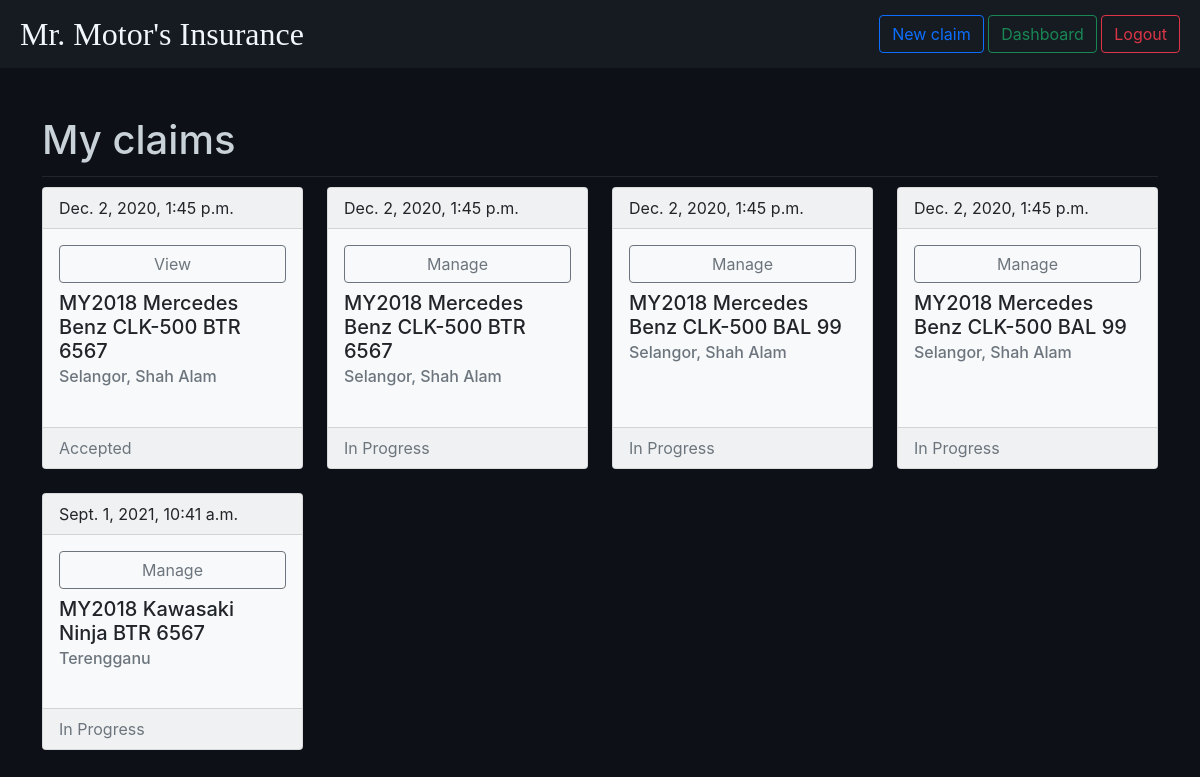
Page /dashboard/ (signed in) on the earlier database version.
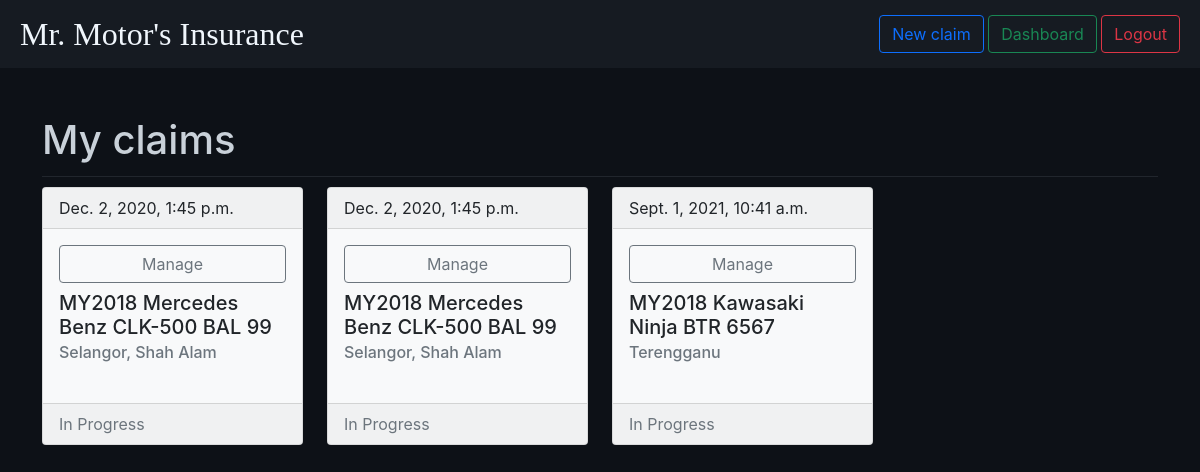
Same page on the later database version.
### dashboard/models.py (models this page shows, shortened)
class Claim(models.Model):
    user = models.ForeignKey(User, on_delete=models.CASCADE, null=True)
    fullname = models.CharField(max_length=100)
    email = models.EmailField(max_length=254)
    mobile_num = PhoneNumberField()
    vehicle_model_year = models.CharField(max_length=6)
    vehicle_model = models.CharField(max_length=60)
    vehicle_no = models.CharField(max_length=20)
    accident_dt = models.DateTimeField()
    location = models.CharField(max_length=80)
    OWN_DAMAGE = 'OD'
    KNOCK_FOR_KNOCK = 'KFK'
    WINDSCREEN_DAMAGE = 'WD'
    THEFT = 'T'
    LOSS_CHOICES = [
        (OWN_DAMAGE, 'Own Damage'),
        (KNOCK_FOR_KNOCK, 'Knock for Knock'),
        (WINDSCREEN_DAMAGE, 'Windscreen Damage'),
        (THEFT, 'Theft'),
    ]
    loss_type = models.CharField(
        max_length=3,
        choices=LOSS_CHOICES,
        default=OWN_DAMAGE,
    )
    loss_desc = models.TextField()
    YES = 'Yes'
    NO = 'No'
    P_REPORT_CHOICES = [
        (YES, 'Yes'),
        (NO, 'No'),
    ]
    pr_lodged_inq = models.CharField(
        max_length=3,
        choices=P_REPORT_CHOICES,
        default=YES,
    )
    INQ_INJURY_CHOICES = [
        (YES, 'Yes'),
        (NO, 'No'),
    ]
    inq_injury = models.CharField(
        max_length=3,
        choices=INQ_INJURY_CHOICES,
        default=NO,
    )
    def validate_pdf_file_extension(value):
        try:
            if value.file.content_type != 'application/pdf':
                raise ValidationError(
                'Invalid file type. Only .pdf files are accepted.'
            )
        except:
            pass
    def img_user_directory_path(instance, filename):
        return 'user_{0}/images/{1}'.format(instance.user.username, filename)
    def pdf_user_directory_path(instance, filename):
        return 'user_{0}/pdfs/{1}'.format(instance.user.username, filename)
    photo = models.ImageField(upload_to=img_user_directory_path)
    insurance_cover_note_pdf = models.FileField(upload_to=pdf_user_directory_path, validators=[validate_pdf_file_extension])
    in_p = 'In Progress'
    acp = 'Accepted'
    STATUS_CHOICES = [
        (in_p, 'In Progress'),
        (acp, 'Accepted'),
    ]
    status = models.CharField(
        max_length=11,
        choices=STATUS_CHOICES,
        default='In Progress',
    )

### dashboard/views.py (the view)
# urls.py: path('', views.IndexView.as_view(), name='index'),
class IndexView(generic.ListView):
    template_name = 'dashboard/dashboard.html'
    context_object_name = 'claims'
    def get_queryset(self):
        return Claim.objects.filter(
            user=self.request.user
        ).order_by('-id')

### dashboard/templates/dashboard/dashboard.html
{% extends 'base/base.html' %}
{% block content %}
<div class="container mt-5 mb-5">
    <h1 class="form-title">My claims</h1>
    <div class="row row-cols-1 row-cols-md-4 g-4">
        {% for claim in claims %}
        <div class="col">
            <div class="card h-100 text-dark bg-light mb-3" style="max-width: 18rem;">
                <div class="card-header">{{ claim.accident_dt }}</div>
                <div class="card-body">
                    <div class="d-grid gap-2 mb-2">
                        <a href="{% url 'dashboard:manage' claim.id %}" class="btn btn-outline-secondary">{% if claim.status == 'In Progress' %}Manage{% else %}View{% endif %}</a>
                    </div>
                    <h5 class="card-title">{{ claim.vehicle_model_year }} {{ claim.vehicle_model }} {{ claim.vehicle_no }}</h5>
                    <h6 class="card-subtitle mb-2 text-muted">{{ claim.location }}</h6>
                </div>
                <div class="card-footer text-muted">{{ claim.status }}</div>
            </div>
        </div>
        {% endfor %}
    </div>
</div>
{% endblock %}

Differences in the rows shown:
removed Claim: accident_dt "Dec. 2, 2020, 1:45 p.m.", shows "View", vehicle_model_year "MY2018", vehicle_model "Mercedes Benz CLK-500", vehicle_no "BTR 6567", location "Selangor, Shah Alam", status "Accepted"
removed Claim: accident_dt "Dec. 2, 2020, 1:45 p.m.", shows "Manage", vehicle_model_year "MY2018", vehicle_model "Mercedes Benz CLK-500", vehicle_no "BTR 6567", location "Selangor, Shah Alam", status "In Progress"
